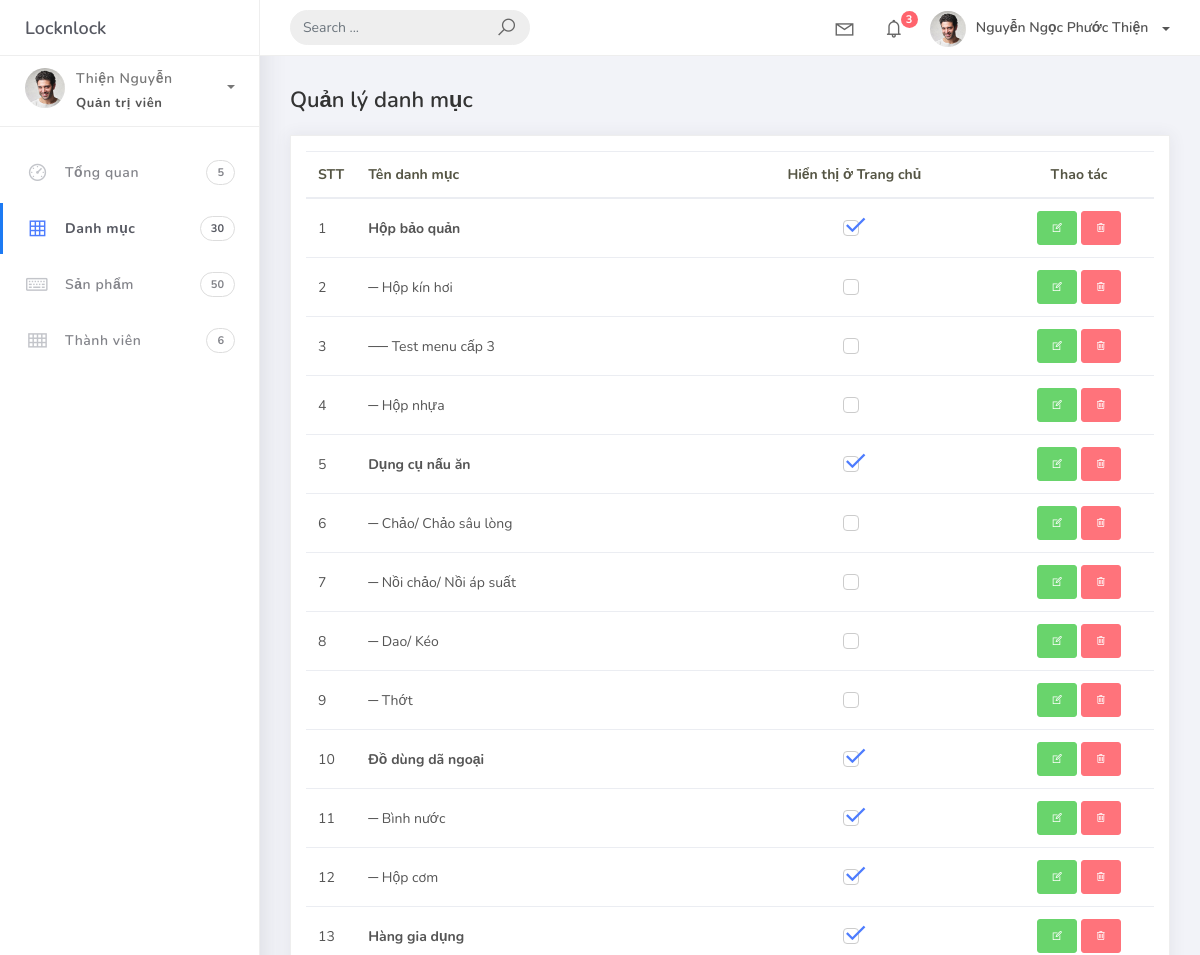
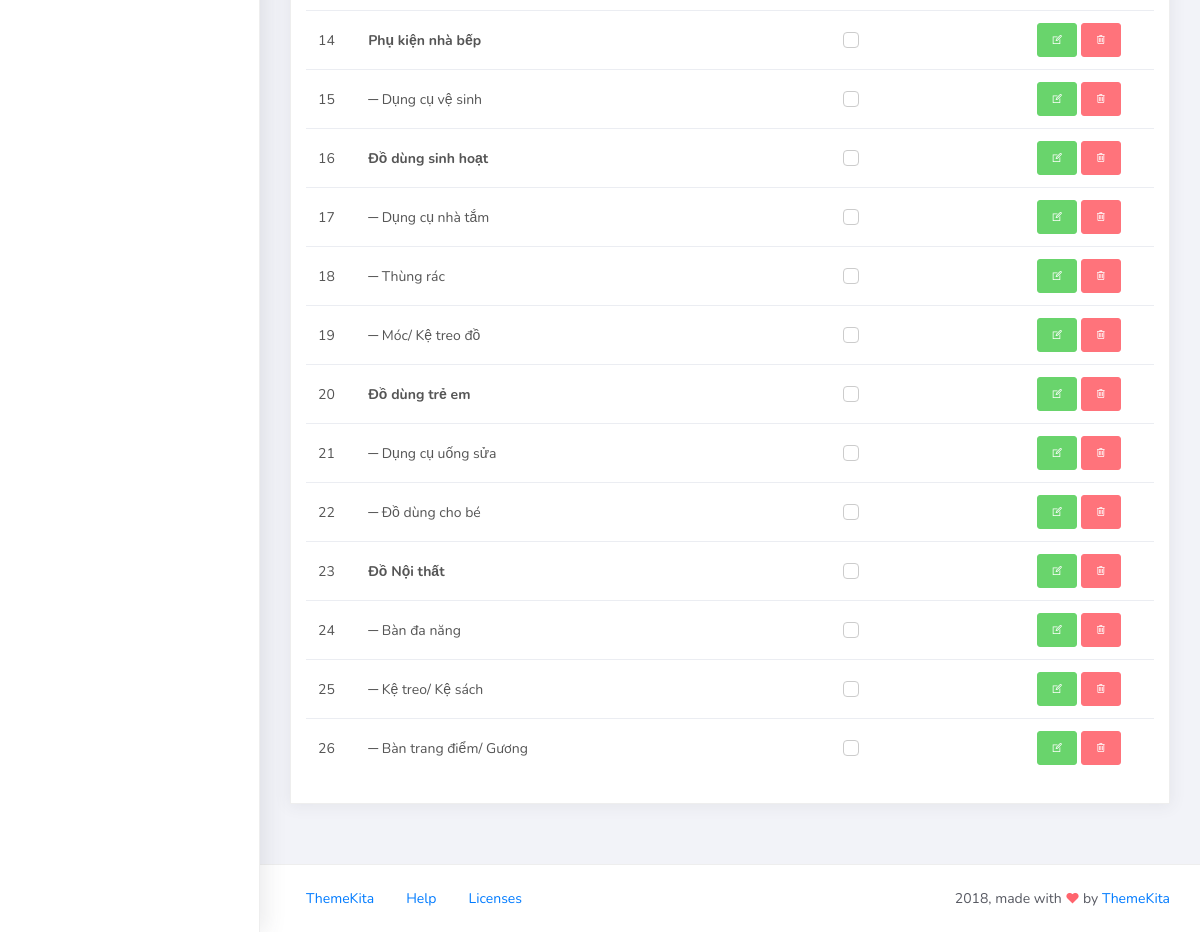
Screenshot of /admin/categories.php (signed in) with the database file from the repository (2 pictures, top to bottom).
### tables this page shows
CREATE TABLE IF NOT EXISTS `categories` (
  `id` int(11) NOT NULL AUTO_INCREMENT COMMENT 'id của danh mục',
  `name` varchar(50) DEFAULT NULL COMMENT 'tên danh mục',
  `description` text COMMENT 'mô tả danh mục',
  `url_img` text COMMENT 'source ảnh danh mục',
  `parentId` int(11) DEFAULT NULL COMMENT 'id danh mục cha',
  `isFrontPage` char(50) DEFAULT 'N' COMMENT 'có hiện lên trang chủ hay không',
  `status` int(1) DEFAULT '1' COMMENT '0: inactive, 1: active',
  PRIMARY KEY (`id`)
);

### admin/lib/database.php (called while the page is built, shortened)
<?php
    class database{
        private $hostname;
        private $username;
        private $password;
        private $database;
        protected $connection;
        protected $result;
        function __construct()
        {
            $this->hostname = 'localhost';
            $this->username = 'root';
            $this->password = '123456';
            $this->database = 'locknlock';
        }
        private function connect(){
            if (!isset($this->connection)) {
                $this->connection = new mysqli($this->hostname, $this->username, $this->password, $this->database);
                $this->connection-> set_charset("utf8");
            }
            return $this->connection;
        }
        public function execute($sql){
            $this->result = $this->connection->query($sql);
            return $this->result;
        }
        public function getData(){
            if ($this->result) {
                $data = mysqli_fetch_assoc($this->result);
            }else{
                $data = 0;
            }
            return $data;
        }
    }
 ?>

### admin/model/global.model.php (called while the page is built)
<?php
class global_default_model {
    private $db;
    function __construct()
    {
        $this->db = new database();
    }
    public function getNumberCategory() {
        $sql = 'SELECT COUNT(id) as ketqua FROM CATEGORIES C WHERE C.status=1';
        $this->db->execute($sql);
        $result = $this->db->getData();
        return $result['ketqua'];
    }
}
?>

### admin/controller/global.controller.php (called while the page is built)
<?php
include './model/global.model.php';
class globalController {
    public function getGlobalInfo() {
        $model = new global_default_model();
        $numberOfCategories = $model->getNumberCategory();
        $info = [
            'numberOfCategories'=>$numberOfCategories
        ];
        return $info;
    }
}

### admin/router.php (called while the page is built, shortened)
<?php
if (!isset($_SESSION['user_info']) && $controller!='login') {
    header('Location: login.php');
} else {
$action = isset($_GET['action']) ? $_GET['action'] : 'default';
$controllerObject = new controller();
$data = $controllerObject->{ $action }();
include './controller/global.controller.php';
$globalControllerObject = new globalController();
$globalInfo = $globalControllerObject->getGlobalInfo();
$data['global'] = $globalInfo;
}
?>

### admin/model/categories.model.php (called while the page is built, shortened)
<?php
class category_model {
    private $db;
    function __construct()
    {
        $this->db = new database();
    }
    public function getAllCategories() {
        $sql = 'SELECT * FROM CATEGORIES C WHERE C.status=1';
        $this->db->execute($sql);
        $result = $this->db->getAllData();
        $allParentNode = array_filter($result, function ($item) {
            return $item['parentId'] == null;
        });
        $resultArray = [];
        foreach ($allParentNode as $key => $value) {
            $dept = 0;
            $this->getChild($value, $result, $resultArray, $dept);
        }
        return $resultArray;
    }
}
?>

### admin/controller/categories.controller.php (called while the page is built, shortened)
<?php
include './model/categories.model.php';
class controller {
    public function default() {
        $model = new category_model();
        $allCategories = $model->getAllCategories();
        $data = [
            'view' => 'categories',
            'allCategories' => $allCategories
        ];
          return $data;
    }
}

### admin/view/categories.view.php (the view, shortened to what this page needs)
<div class="container-fluid">
    <h4 class="page-title">Quản lý danh mục</h4>
    <div class="card">
        <div class="card-body">
            <table class="table table-hover">
                <thead>
                    <tr>
                        <th scope="col"  style="width:2%">STT</th>
                        <th scope="col">Tên danh mục</th>
                        <th scope="col" class="text-center">Hiển thị ở Trang chủ</th>
                        <th scope="col" class="text-center" style="width:150px">Thao tác</th>
                    </tr>
                </thead>
                <tbody>
                    <?php $stt=0; foreach ($data['allCategories'] as $key => $value) { $stt++?>
                        <tr>
                            <td>
                                <?=$stt?>
                            </td>
                            <td>
                                <?= str_repeat('─', $value['dept']); ?>
                                <?= ' ' . $value['dept'] == 0 ? '<strong>' . $value['name'] . '</strong>' : $value['name'] ?>
                            </td>
                            <td class="text-center">
                                <label class="form-check-label">
                                    <span class="form-check-sign"></span>
                                </label>
                            </td>
                            <td class="text-center">
                                <a href='?action=edit&id=<?= $value['id'] ?>' class="btn btn-success text-white btn-sm"><i class="la la-edit"></i></a>
                                <a href='?action=delete&id=<?= $value['id'] ?>' class="btn btn-danger text-white btn-sm"><i class="la la-trash"></i></a>
                            </td>
                        </tr>
                    <?php
                    }
                    ?>
                </tbody>
            </table>
        </div>
    </div>
</div>

### rows the page displays
categories: name "Hộp bảo quản"
categories: dept "─", name "Hộp kín hơi"
categories: dept "──", name "Test menu cấp 3"
categories: dept "─", name "Hộp nhựa"
categories: name "Dụng cụ nấu ăn"
categories: status "─", name "Chảo/ Chảo sâu lòng"
categories: status "─", name "Nồi chảo/ Nồi áp suất"
categories: status "─", name "Dao/ Kéo"
categories: status "─", name "Thớt"
categories: name "Đồ dùng dã ngoại"
categories: status "─", name "Bình nước"
categories: status "─", name "Hộp cơm"
categories: name "Hàng gia dụng"
categories: name "Phụ kiện nhà bếp"
categories: status "─", name "Dụng cụ vệ sinh"
categories: name "Đồ dùng sinh hoạt"
categories: status "─", name "Dụng cụ nhà tắm"
categories: status "─", name "Thùng rác"
categories: status "─", name "Móc/ Kệ treo đồ"
categories: name "Đồ dùng trẻ em"
categories: status "─", name "Dụng cụ uống sửa"
categories: status "─", name "Đồ dùng cho bé"
categories: name "Đồ Nội thất"
categories: status "─", name "Bàn đa năng"
categories: status "─", name "Kệ treo/ Kệ sách"
categories: status "─", name "Bàn trang điểm/ Gương"

### other values shown
$_SESSION['user_info']['hoten'] "Nguyễn Ngọc Phước Thiện"
$data['global']['numberOfCategories'] "30"
